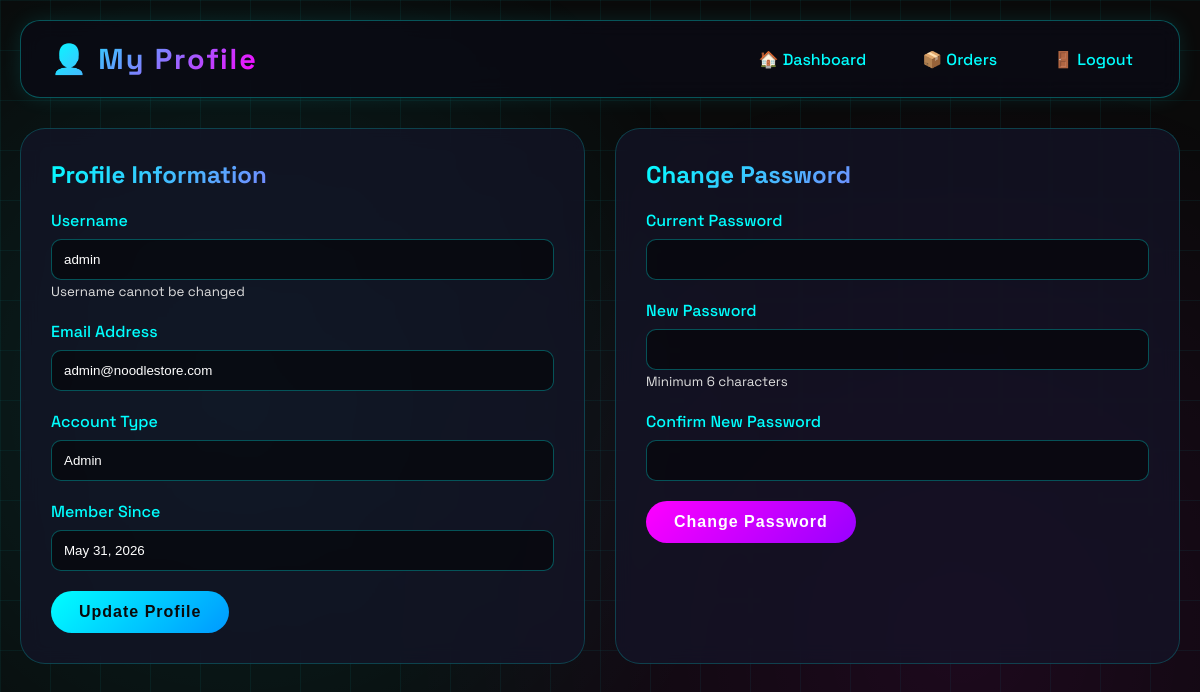
The app's page /profile.php (signed in) with its own data.
### tables this page shows
CREATE TABLE users (
    id INT AUTO_INCREMENT PRIMARY KEY,
    username VARCHAR(50) UNIQUE NOT NULL,
    email VARCHAR(100) UNIQUE NOT NULL,
    password VARCHAR(255) NOT NULL,
    role ENUM('user', 'admin') DEFAULT 'user',
    created_at TIMESTAMP DEFAULT CURRENT_TIMESTAMP
);

### includes/functions.php (called while the page is built, shortened)
<?php
require_once __DIR__ . '/config.php';
function getUserById($id) {
    global $conn;
    $stmt = $conn->prepare("SELECT * FROM users WHERE id = ?");
    $stmt->bind_param("i", $id);
    $stmt->execute();
    return $stmt->get_result()->fetch_assoc();
}
?>

### profile.php (the view, shortened to what this page needs)
<?php
require_once 'includes/config.php';
require_once 'includes/functions.php';
$user = getUserById($_SESSION['user_id']);
?>
<!DOCTYPE html>
<html lang="en">
<head>
    <link rel="stylesheet" href="assets/style.css">
</head>
<body>
    <div class="container">
        <header>
            <div class="logo">
                <h1>👤 My Profile</h1>
            </div>
            <div class="nav-links">
                <a href="dashboard.php">🏠 Dashboard</a>
                <a href="order-history.php">📦 Orders</a>
                <a href="logout.php">🚪 Logout</a>
            </div>
        </header>
        <div class="profile-layout">
            <div class="profile-info">
                <h2>Profile Information</h2>
                <form method="POST">
                    <div class="form-group">
                        <label>Username</label>
                        <input type="text" value="<?php echo htmlspecialchars($user['username']); ?>" disabled>
                        <small>Username cannot be changed</small>
                    </div>
                    <div class="form-group">
                        <label>Email Address</label>
                        <input type="email" name="email" value="<?php echo htmlspecialchars($user['email']); ?>" required>
                    </div>
                    <div class="form-group">
                        <label>Account Type</label>
                        <input type="text" value="<?php echo ucfirst($user['role']); ?>" disabled>
                    </div>
                    <div class="form-group">
                        <label>Member Since</label>
                        <input type="text" value="<?php echo date('F d, Y', strtotime($user['created_at'])); ?>" disabled>
                    </div>
                    <button type="submit" name="update_profile" class="btn btn-primary">Update Profile</button>
                </form>
            </div>
            <div class="change-password">
                <h2>Change Password</h2>
                <form method="POST">
                    <div class="form-group">
                        <label>Current Password</label>
                        <input type="password" name="current_password" required>
                    </div>
                    <div class="form-group">
                        <label>New Password</label>
                        <input type="password" name="new_password" required>
                        <small>Minimum 6 characters</small>
                    </div>
                    <div class="form-group">
                        <label>Confirm New Password</label>
                        <input type="password" name="confirm_password" required>
                    </div>
                    <button type="submit" name="change_password" class="btn btn-secondary">Change Password</button>
                </form>
            </div>
        </div>
    </div>
</body>
</html>

### assets/style.css (style rules this page uses)
* { margin: 0; padding: 0; box-sizing: border-box; }
body { font-family: 'Space Grotesk', 'Segoe UI', monospace; background: #0a0a0a; min-height: 100vh; position: relative; color: #e0e0e0; }
body::before { content: ''; position: fixed; top: 0; left: 0; width: 100%; height: 100%; background-image: linear-gradient(rgba(0, 255, 255, 0.05) 1px, transparent 1px), linear-gradient(90deg, rgba(0, 255, 255, 0.05) 1px, transparent 1px); background-size: 50px 50px; pointer-events: none; z-index: 0; }
body::after { content: ''; position: fixed; top: 0; left: 0; width: 100%; height: 100%; background: radial-gradient(circle at 20% 50%, rgba(0, 255, 255, 0.1) 0%, transparent 50%), radial-gradient(circle at 80% 80%, rgba(255, 0, 255, 0.08) 0%, transparent 50%); pointer-events: none; z-index: 0; }
.container { max-width: 1400px; margin: 0 auto; padding: 20px; position: relative; z-index: 1; }
header { background: rgba(10, 10, 20, 0.8); backdrop-filter: blur(10px); border-radius: 20px; padding: 20px 30px; margin-bottom: 30px; border: 1px solid rgba(0, 255, 255, 0.3); box-shadow: 0 0 20px rgba(0, 255, 255, 0.1); display: flex; justify-content: space-between; align-items: center; flex-wrap: wrap; transition: all 0.3s ease; }
header .logo h1 { background: linear-gradient(135deg, #00ffff, #ff00ff); -webkit-background-clip: text; background-clip: text; color: transparent; font-size: 1.8rem; letter-spacing: 2px; }
.nav-links a { margin-left: 20px; text-decoration: none; color: #00ffff; font-weight: 500; transition: all 0.3s; padding: 8px 16px; border-radius: 30px; position: relative; overflow: hidden; }
.nav-links a::before { content: ''; position: absolute; bottom: 0; left: 0; width: 0; height: 2px; background: #ff00ff; transition: width 0.3s ease; }
.btn { display: inline-block; padding: 12px 28px; border-radius: 40px; text-decoration: none; font-weight: 600; transition: all 0.3s; border: none; cursor: pointer; font-size: 1rem; letter-spacing: 1px; position: relative; overflow: hidden; }
.btn-primary { background: linear-gradient(135deg, #00ffff, #0099ff); color: #0a0a0a; font-weight: bold; }
.btn-secondary { background: linear-gradient(135deg, #ff00ff, #9900ff); color: white; }
.form-group { margin-bottom: 20px; }
.form-group label { display: block; margin-bottom: 8px; font-weight: 500; color: #00ffff; }
.form-group input, .form-group select, .form-group textarea { width: 100%; padding: 12px; background: rgba(0, 0, 0, 0.5); border: 1px solid rgba(0, 255, 255, 0.3); border-radius: 10px; color: white; }
.profile-layout { display: grid; grid-template-columns: 1fr 1fr; gap: 30px; }
.profile-info, .change-password { background: rgba(20, 20, 40, 0.7); backdrop-filter: blur(10px); border-radius: 25px; padding: 30px; border: 1px solid rgba(0, 255, 255, 0.2); }
.profile-info h2, .change-password h2 { background: linear-gradient(135deg, #00ffff, #ff00ff); -webkit-background-clip: text; background-clip: text; color: transparent; margin-bottom: 20px; }
a { color: #00ffff; text-decoration: none; }
h1, h2, h3, h4 { background: linear-gradient(135deg, #00ffff, #ff00ff); -webkit-background-clip: text; background-clip: text; color: transparent; }

### records on screen
users: username "admin", email "admin@noodlestore.com", role "Admin", created_at "May 31, 2026"
